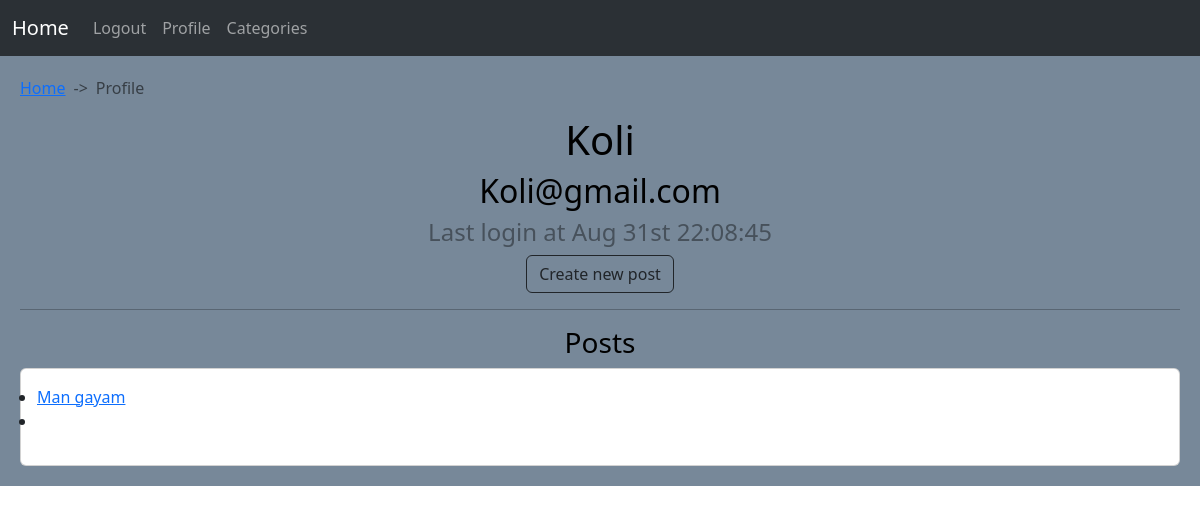
Page /accounts/Profile/Koli/ (signed in) on the earlier database version.
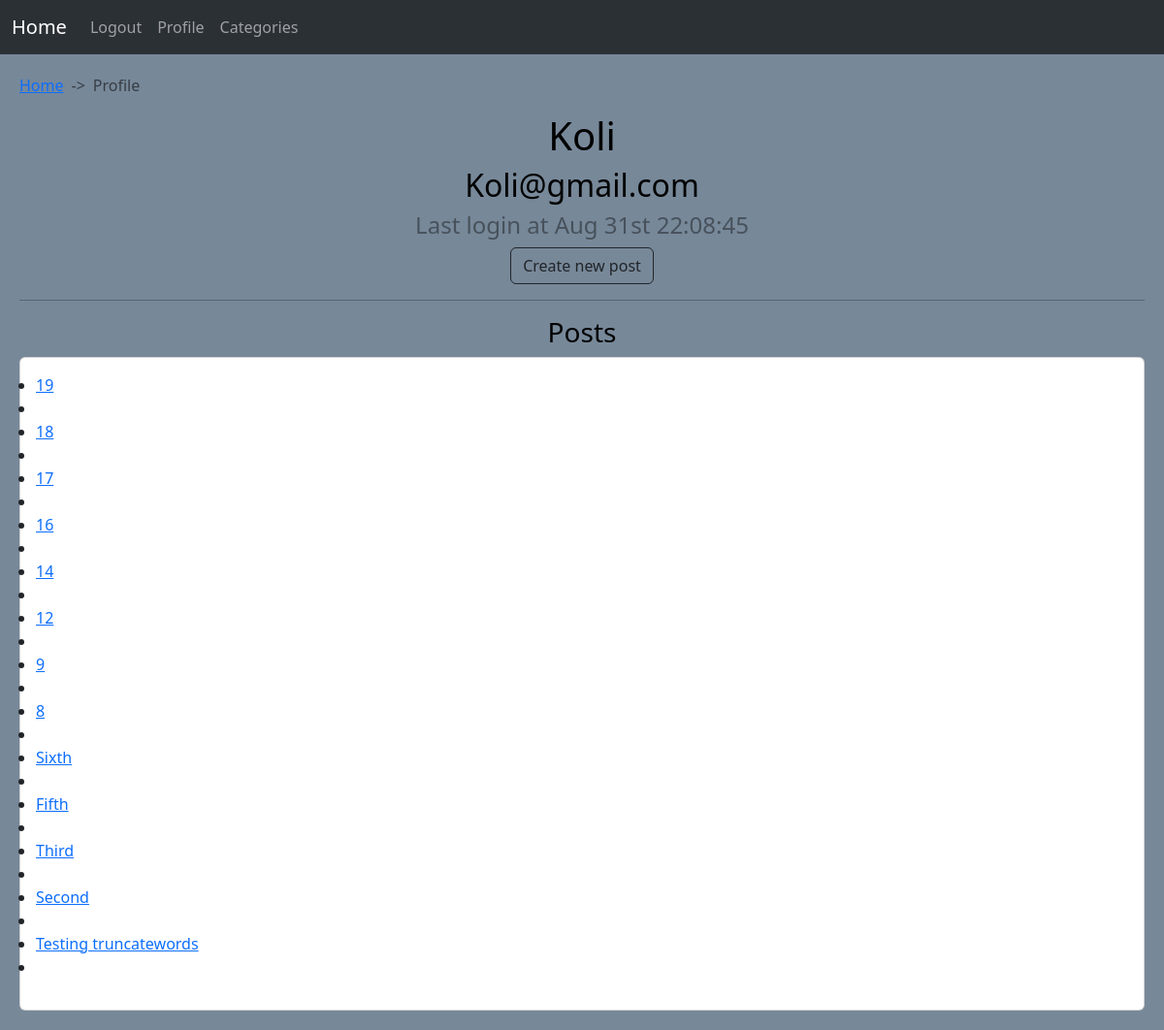
Same page on the later database version.
### Posts/models.py (models this page shows, shortened)
class PostModel(models.Model):
    category = models.ForeignKey(
        CategoryModel,
        on_delete=models.CASCADE,
        related_name='category_posts',
        default=None
    )
    author = models.ForeignKey(
        User,
        on_delete=models.CASCADE,
        related_name='author_posts'
    )
    title = models.CharField(
        max_length=75,
        unique=True
    )
    slug = models.SlugField(
        max_length=150,
        unique=True,
        allow_unicode=True
    )
    body = RichTextUploadingField()
    date_created = models.DateTimeField(
        auto_now_add=True
    )
    date_updated = models.DateTimeField(
        auto_now=True
    )
    def get_absolute_url(self):
        return reverse_lazy('Posts:PostDetail', args=(self.category.slug, self.slug))
    class Meta:
        verbose_name = 'Post'
        verbose_name_plural = 'Posts'
        ordering = ('-date_created', '-date_updated')

### accounts/views.py (the view)
# urls.py: path('Profile/<str:username>/', views.UserProfileView.as_view(), name='Profile'),
class UserProfileView(LoginRequiredMixin, View):
    template_name = 'accounts/Profile.html'
    def get(self, request, username):
        user = get_object_or_404(User, username=username)
        posts = PostModel.objects.filter(author=user)
        return render(request, self.template_name, {'user': user, 'posts': posts})

### accounts/Templates/accounts/Profile.html (shortened to what this page needs)
{% extends 'Base.html' %}
{% block Body %}
	<div style="--bs-breadcrumb-divider: '->';" aria-label="breadcrumb">
		<ol class="breadcrumb">
			<li class="breadcrumb-item"><a href="{% url 'Home:Home' %}">Home</a></li>
			<li class="breadcrumb-item active" aria-current="page">Profile</li>
		</ol>
	</div>
	<div style="text-align: center;">
		<h1>{{ user.username }}</h1>
		<h2>{{ user.email }}</h2>
		<h4 style="opacity: 40%;">Last login at {{ user.last_login|date:"M jS H:i:s" }}</h4>
		<a class="btn btn-outline-dark" href="{% url 'Posts:PostCreate' %}" style="display: inline-block;">
			Create new post
		</a>
	</div>
	<hr/>
	<h3 style="text-align: center;"> Posts </h3>
	<div class="card">
		<ul class="card-body">
			{% for post in posts %}
				<li>
					<a href="{{ post.get_absolute_url }}">
						{{ post.title }}
					</a>
				<li/>
			{% empty %}
				<h3>No posts submitted so far</h3>
			{% endfor %}
		</ul>
	</div>
{% endblock %}

Differences in the rows shown:
removed PostModel: title "Man gayam"
added PostModel: title "19"
added PostModel: title "18"
added PostModel: title "17"
added PostModel: title "16"
added PostModel: title "14"
added PostModel: title "12"
added PostModel: title "9"
added PostModel: title "8"
added PostModel: title "Sixth"
added PostModel: title "Fifth"
added PostModel: title "Third"
added PostModel: title "Second"
added PostModel: title "Testing truncatewords"
